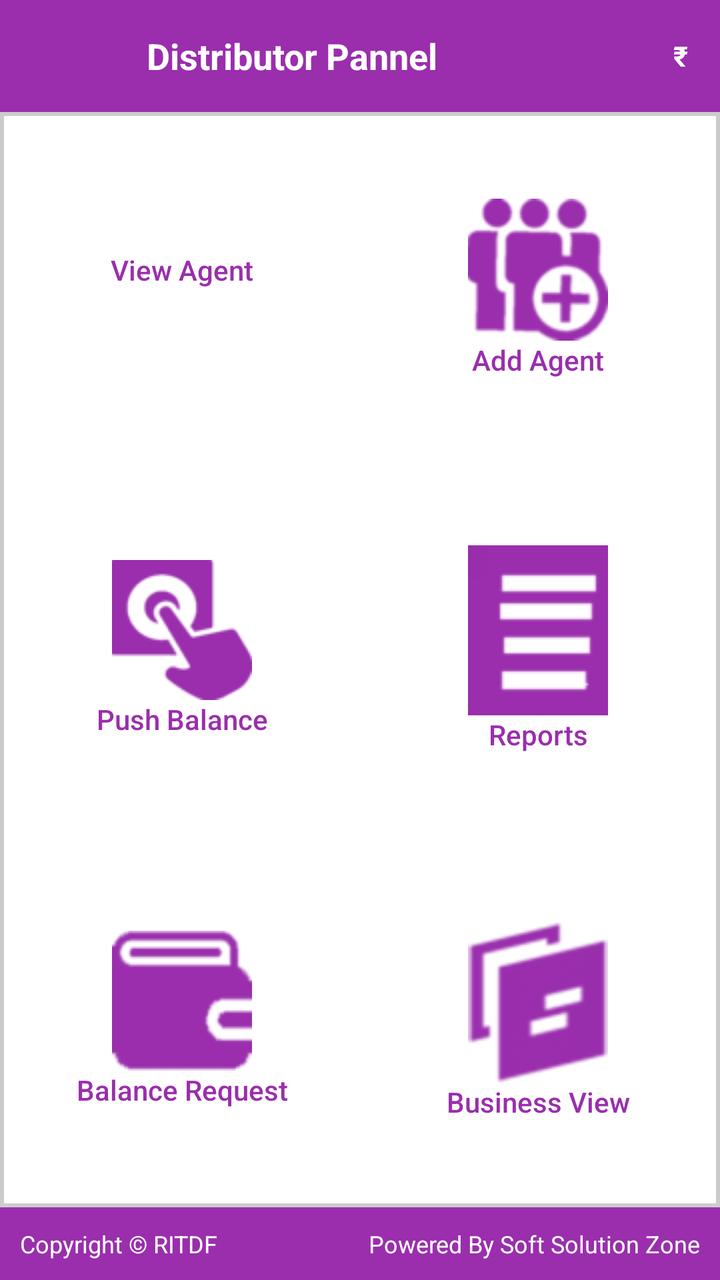
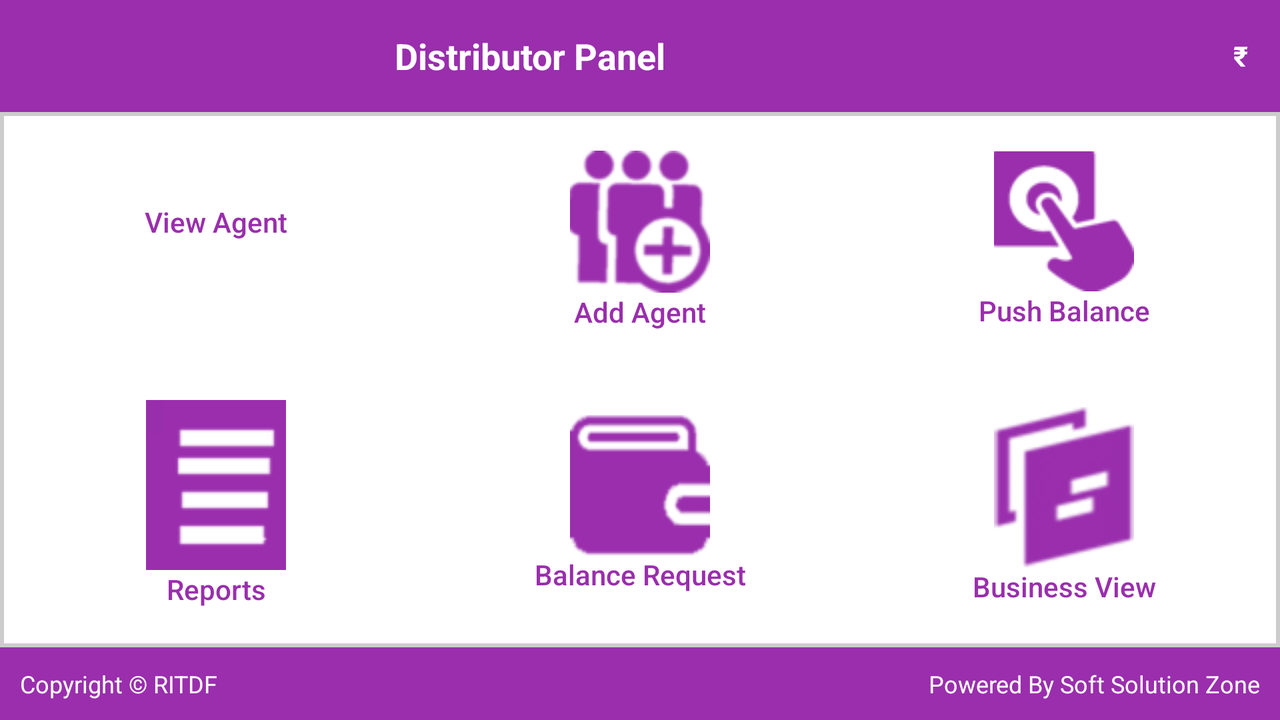

First picture: res/layout/ on a phone held upright. Second picture: the repository's own variant of that layout, on a device whose configuration matches the variant's folder. Source for both follows.
<!-- AndroidManifest.xml: application theme AppTheme -->
<!-- res/layout/dashboard.xml -->
<?xml version="1.0" encoding="utf-8"?>
<LinearLayout xmlns:android="http://schemas.android.com/apk/res/android"
    xmlns:tools="http://schemas.android.com/tools"
    android:orientation="vertical"
    android:background="#ccc"
    android:layout_width="match_parent"
    android:layout_height="match_parent">

    <RelativeLayout
        android:layout_width="match_parent"
        android:layout_height="56dip"
        android:background="@color/colorLogin">

        <LinearLayout
            android:layout_width="match_parent"
            android:layout_height="match_parent"
            android:orientation="horizontal"
            android:weightSum="2"
            android:gravity="center">

        <ImageView
            android:id="@+id/openbar"
            android:layout_width="0dp"
            android:layout_height="25dp"
            android:src="@drawable/icon_navigation"
            android:layout_weight=".3"/>

        <TextView
            android:id="@+id/heading"
            android:layout_width="0dp"
            android:layout_height="match_parent"
            android:layout_centerVertical="true"
            android:gravity="center"
            android:text="Distributor Pannel"
            android:textColor="@color/colorWhite"
            android:textSize="18dip"
            android:textStyle="bold"
            android:layout_weight="1.1"/>

        <TextView
            android:id="@+id/distributor_balance"
            android:layout_width="0dp"
            android:layout_height="wrap_content"
            android:gravity="right"
            android:text="\u20B9"
            android:textColor="@color/colorWhite"
            android:textStyle="bold"
            android:layout_weight=".6"
            android:layout_marginRight="16dp"/>
        </LinearLayout>
    </RelativeLayout>


    <LinearLayout
        android:orientation="vertical"
        android:layout_width="fill_parent"
        android:layout_height="0dp"
        android:layout_weight="1"
        android:padding="2dip">


        <LinearLayout
            android:orientation="horizontal"
            android:layout_width="fill_parent"
            android:layout_height="wrap_content"
            android:layout_weight="1"
            android:weightSum="2"
            android:background="#FFFFFF">

            <Button android:id="@+id/home_view_agent"
                style="@style/HomeButton"
                android:text="@string/view_agent1"
                android:textColor="@color/colorLogin"
                android:padding="5dp"
                android:textAllCaps="false"
                android:textSize="14sp"
                android:layout_weight="1"
                android:drawableTop="@drawable/home_view_agent"/>


            <Button android:id="@+id/home_add_agent"
                style="@style/HomeButton"
                android:layout_weight="1"
                android:textColor="@color/colorLogin"
                android:padding="5dp"
                android:textAllCaps="false"
                android:text="@string/add_agent"
                android:textSize="14sp"
                android:drawableTop="@drawable/home_add_agent"/>


        </LinearLayout>

        <LinearLayout
            android:layout_width="fill_parent"
            android:layout_height="wrap_content"
            android:layout_weight="1"
            android:background="#FFFFFF"
            android:orientation="horizontal"
            android:weightSum="2"
            android:visibility="gone">

            <Button android:id="@+id/home_deactive_agent"
                style="@style/HomeButton"
                android:layout_weight="1"
                 android:text="@string/transaction_status"
                android:drawableTop="@drawable/home_deactive_agent"/>

            <Button
                android:id="@+id/home_deposite"
                style="@style/HomeButton"
                android:layout_weight="1"
                android:drawableTop="@drawable/home_deposite_money"
                android:text="@string/deposit_request"
                android:textAllCaps="true" />

        </LinearLayout>

        <LinearLayout
            android:layout_width="fill_parent"
            android:layout_height="wrap_content"
            android:layout_weight="1"
            android:background="#FFFFFF"
            android:orientation="horizontal"
            android:weightSum="2">

            <Button
                android:id="@+id/home_push_balance"
                style="@style/HomeButton"
                android:layout_weight="1"
                android:drawableTop="@drawable/home_push_balance"
                android:textColor="@color/colorLogin"
                android:padding="5dp"
                android:textAllCaps="false"
                android:textSize="14sp"
                android:text="@string/push_balance"/>

            <Button
                android:id="@+id/home_report"
                style="@style/HomeButton"
                android:layout_weight="1"
                android:textColor="@color/colorLogin"
                android:padding="5dp"
                android:textAllCaps="false"
                android:drawableTop="@drawable/home_report"
                android:text="@string/reports"
                android:textSize="14sp"/>
        </LinearLayout>

        <LinearLayout
            android:layout_width="fill_parent"
            android:layout_height="wrap_content"
            android:layout_weight="1"
            android:background="#FFFFFF"
            android:orientation="horizontal"
            android:weightSum="2">

            <Button
                android:id="@+id/home_balance_request"
                style="@style/HomeButton"
                android:layout_weight="1"
                android:drawableTop="@drawable/home_balance_request"
                android:textColor="@color/colorLogin"
                android:padding="5dp"
                android:textAllCaps="false"
                android:textSize="14sp"
                android:text="@string/balance_request"/>

            <Button
                android:id="@+id/business"
                style="@style/HomeButton"
                android:layout_weight="1"
                android:drawableTop="@drawable/busines_view_dashboard"
                android:textColor="@color/colorLogin"
                android:padding="5dp"
                android:layout_marginTop="1dp"
                android:textAllCaps="false"
                android:textSize="14sp"
                android:text="@string/business_view"/>


        </LinearLayout>

    </LinearLayout>
    <TableRow
        android:layout_width="match_parent"
        android:layout_height="wrap_content"
        android:weightSum="2"
        android:padding="10dp"
        android:background="@color/colorLogin">
    <TextView
        android:id="@+id/copy_rights"
        android:layout_width="match_parent"
        android:layout_height="wrap_content"
        android:text="Copyright © RITDF"
        android:textSize="12dp"
        android:gravity="center|left"
        android:textColor="#FFFFFF"
        android:layout_weight="1"/>

        <TextView
            android:id="@+id/powered_by"
            android:layout_width="match_parent"
            android:layout_height="wrap_content"
            android:text="Powered By Soft Solution Zone"
            android:textSize="12dp"
            android:layout_weight="1"
            android:layout_alignEnd="@+id/copy_rights"
            android:gravity="center|right"
            android:textColor="#FFFFFF"/>
    </TableRow>
</LinearLayout>
<!-- resources referenced by this layout -->
<resources>
  <color name="colorLogin">@color/colorPrimary</color>
  <color name="colorWhite">#FFFFFF</color>
  <!-- drawable busines_view_dashboard (drawable) -->
  <?xml version="1.0" encoding="utf-8"?>
  <selector xmlns:android="http://schemas.android.com/apk/res/android">
      <item android:drawable="@drawable/business1" android:state_focused="true" android:state_pressed="true" />
      <item android:drawable="@drawable/business1" android:state_focused="false" android:state_pressed="true" />
      <item android:drawable="@drawable/business1" android:state_focused="true" />
      <item android:drawable="@drawable/business1" android:state_focused="false" android:state_pressed="false" />
  </selector>
  <!-- drawable home_add_agent (drawable) -->
  <?xml version="1.0" encoding="utf-8"?>
  <selector xmlns:android="http://schemas.android.com/apk/res/android">
      <item android:state_focused="true" android:state_pressed="true" android:drawable="@drawable/add_agent_pressed"/>
      <item android:state_focused="false" android:state_pressed="true" android:drawable="@drawable/add_agent_pressed"/>
      <item android:state_focused="true" android:drawable="@drawable/add_agent_selected"/>
      <item android:state_focused="false" android:state_pressed="false" android:drawable="@drawable/add_agent_default"/>
  </selector>
  <!-- drawable home_balance_request (drawable) -->
  <?xml version="1.0" encoding="utf-8"?>
  <selector xmlns:android="http://schemas.android.com/apk/res/android">
      <item android:state_focused="true" android:state_pressed="true" android:drawable="@drawable/icon_bal_req"/>
      <item android:state_focused="false" android:state_pressed="true" android:drawable="@drawable/icon_bal_req"/>
      <item android:state_focused="true" android:drawable="@drawable/icon_bal_req"/>
      <item android:state_focused="false" android:state_pressed="false" android:drawable="@drawable/icon_bal_req"/>
  </selector>
  <!-- drawable home_report (drawable) -->
  <?xml version="1.0" encoding="utf-8"?>
  <selector xmlns:android="http://schemas.android.com/apk/res/android">
      <item android:state_focused="true" android:state_pressed="true" android:drawable="@drawable/report_pressed"/>
      <item android:state_focused="false" android:state_pressed="true" android:drawable="@drawable/report_pressed"/>
      <item android:state_focused="true" android:drawable="@drawable/report_pressed"/>
      <item android:state_focused="false" android:state_pressed="false" android:drawable="@drawable/report_default"/>
  </selector>
  <string name="add_agent">Add Agent</string>
  <string name="balance_request">Balance Request</string>
  <string name="business_view">Business View</string>
  <string name="deposit_request">Deposit Request</string>
  <string name="push_balance">Push Balance</string>
  <string name="reports">Reports</string>
  <string name="transaction_status">Transaction Status</string>
  <string name="view_agent1">View Agent</string>
  <style name="HomeButton">
          <item name="android:layout_gravity">center_vertical</item>
          <item name="android:layout_width">fill_parent</item>
          <item name="android:layout_height">wrap_content</item>
          <item name="android:layout_weight">1</item>
          <item name="android:gravity">center_horizontal</item>
          <item name="android:textSize">@dimen/text_size_small</item>
          <item name="android:textStyle">normal</item>
          <item name="android:textColor">@color/black</item>
          <item name="android:background">@null</item>
      </style>
  <style name="AppTheme" parent="Theme.AppCompat.Light.NoActionBar">
          
          <item name="colorPrimary">@color/colorPrimary</item>
          <item name="colorPrimaryDark">@color/colorPrimaryDark</item>
          <item name="colorAccent">@color/colorAccent</item>
      </style>
  <color name="colorPrimary">#9a2ead</color>
  <dimen name="text_size_small">11sp</dimen>
  <color name="black">#F000</color>
  <color name="colorPrimaryDark">#7d3789</color>
  <color name="colorAccent">#FF4081</color>
</resources>
<!-- res/layout-land/dashboard.xml (the repository's variant of the layout above) -->
<!-- drawn on the phone turned sideways -->
<?xml version="1.0" encoding="utf-8"?>
<LinearLayout xmlns:android="http://schemas.android.com/apk/res/android"
    xmlns:tools="http://schemas.android.com/tools"
    android:orientation="vertical"
    android:background="#ccc"
    android:layout_width="match_parent"
    android:layout_height="match_parent">

    <RelativeLayout
        android:layout_width="match_parent"
        android:layout_height="56dip"
        android:background="@color/colorLogin">

        <LinearLayout
            android:layout_width="match_parent"
            android:layout_height="match_parent"
            android:orientation="horizontal"
            android:weightSum="2"
            android:gravity="center">

        <ImageView
            android:id="@+id/openbar"
            android:layout_width="0dp"
            android:layout_height="25dp"
            android:src="@drawable/icon_navigation"
            android:layout_weight=".3"/>

        <TextView
            android:id="@+id/heading"
            android:layout_width="0dp"
            android:layout_height="match_parent"
            android:layout_centerVertical="true"
            android:gravity="center"
            android:text="Distributor Panel"
            android:textColor="@color/colorWhite"
            android:textSize="18dip"
            android:textStyle="bold"
            android:layout_weight="1.1"/>

        <TextView
            android:id="@+id/distributor_balance"
            android:layout_width="0dp"
            android:layout_height="wrap_content"
            android:gravity="right"
            android:text="\u20B9"
            android:textColor="@color/colorWhite"
            android:textStyle="bold"
            android:layout_weight=".6"
            android:layout_marginRight="16dp"/>
        </LinearLayout>
    </RelativeLayout>


    <LinearLayout
        android:orientation="vertical"
        android:layout_width="fill_parent"
        android:layout_height="0dp"
        android:layout_weight="1"
        android:padding="2dip">

        <LinearLayout
            android:orientation="horizontal"
            android:layout_width="fill_parent"
            android:layout_height="wrap_content"
            android:layout_weight="1"
            android:weightSum="3"
            android:background="#FFFFFF">

            <Button android:id="@+id/home_view_agent"
                style="@style/HomeButton"
                android:text="@string/view_agent1"
                android:textColor="@color/colorLogin"
                android:padding="5dp"
                android:textAllCaps="false"
                android:textSize="14sp"
                android:layout_weight="1"
                android:drawableTop="@drawable/home_view_agent"/>


            <Button android:id="@+id/home_add_agent"
                style="@style/HomeButton"
                android:layout_weight="1"
                android:textColor="@color/colorLogin"
                android:padding="5dp"
                android:textAllCaps="false"
                android:text="@string/add_agent"
                android:textSize="14sp"
                android:drawableTop="@drawable/home_add_agent"/>
            <Button
                android:id="@+id/home_push_balance"
                style="@style/HomeButton"
                android:layout_weight="1"
                android:drawableTop="@drawable/home_push_balance"
                android:textColor="@color/colorLogin"
                android:padding="5dp"
                android:textAllCaps="false"
                android:textSize="14sp"
                android:text="@string/push_balance"/>


        </LinearLayout>

        <LinearLayout
            android:layout_width="fill_parent"
            android:layout_height="wrap_content"
            android:layout_weight="1"
            android:background="#FFFFFF"
            android:orientation="horizontal"
            android:weightSum="2"
            android:visibility="gone">

            <Button android:id="@+id/home_deactive_agent"
                style="@style/HomeButton"
                android:layout_weight="1"
                 android:text="@string/transaction_status"
                android:drawableTop="@drawable/home_deactive_agent"/>
            <Button
                android:id="@+id/home_deposite"
                style="@style/HomeButton"
                android:layout_weight="1"
                android:drawableTop="@drawable/home_deposite_money"
                android:text="@string/deposit_request"
                android:textAllCaps="true" />

        </LinearLayout>

        <LinearLayout
            android:layout_width="fill_parent"
            android:layout_height="wrap_content"
            android:layout_weight="1"
            android:background="#FFFFFF"
            android:orientation="horizontal"
            android:weightSum="3">
            <Button
                android:id="@+id/home_report"
                style="@style/HomeButton"
                android:layout_weight="1"
                android:textColor="@color/colorLogin"
                android:padding="5dp"
                android:textAllCaps="false"
                android:drawableTop="@drawable/home_report"
                android:text="@string/reports"
                android:textSize="14sp"/>
            <Button
                android:id="@+id/home_balance_request"
                style="@style/HomeButton"
                android:layout_weight="1"
                android:drawableTop="@drawable/home_balance_request"
                android:textColor="@color/colorLogin"
                android:padding="5dp"
                android:textAllCaps="false"
                android:textSize="14sp"
                android:text="@string/balance_request"/>

            <Button
                android:id="@+id/business"
                style="@style/HomeButton"
                android:layout_weight="1"
                android:drawableTop="@drawable/busines_view_dashboard"
                android:textColor="@color/colorLogin"
                android:padding="5dp"
                android:layout_marginTop="1dp"
                android:textAllCaps="false"
                android:textSize="14sp"
                android:text="@string/business_view"/>


        </LinearLayout>

    </LinearLayout>
    <TableRow
        android:layout_width="match_parent"
        android:layout_height="wrap_content"
        android:weightSum="2"
        android:padding="10dp"
        android:background="@color/colorLogin">
    <TextView
        android:id="@+id/copy_rights"
        android:layout_width="match_parent"
        android:layout_height="wrap_content"
        android:text="Copyright © RITDF"
        android:textSize="12dp"
        android:gravity="center|left"
        android:textColor="#FFFFFF"
        android:layout_weight="1"/>

        <TextView
            android:id="@+id/powered_by"
            android:layout_width="match_parent"
            android:layout_height="wrap_content"
            android:text="Powered By Soft Solution Zone"
            android:textSize="12dp"
            android:layout_weight="1"
            android:layout_alignEnd="@+id/copy_rights"
            android:gravity="center|right"
            android:textColor="#FFFFFF"/>
    </TableRow>
</LinearLayout>
